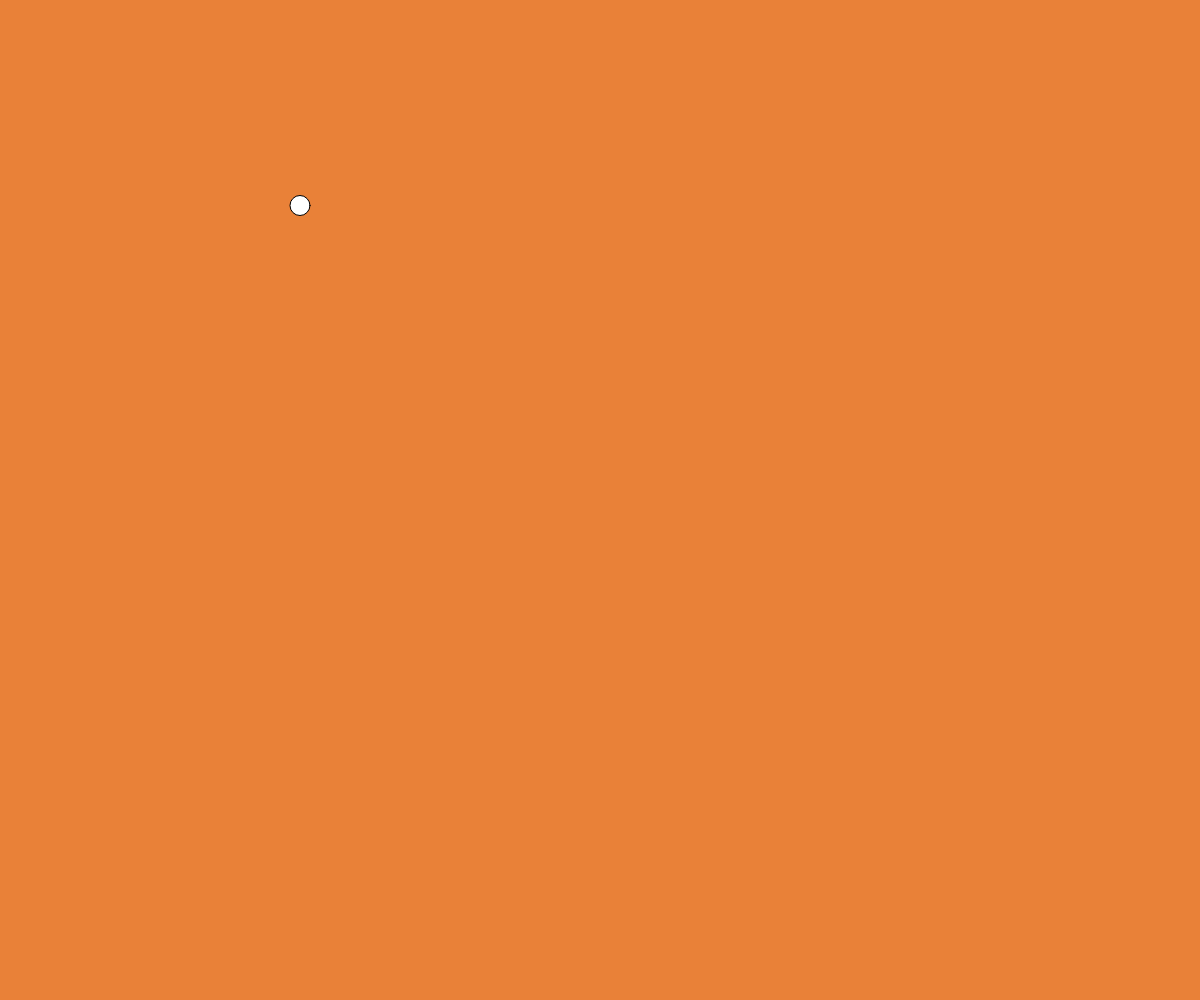
Frame 1 (no input)
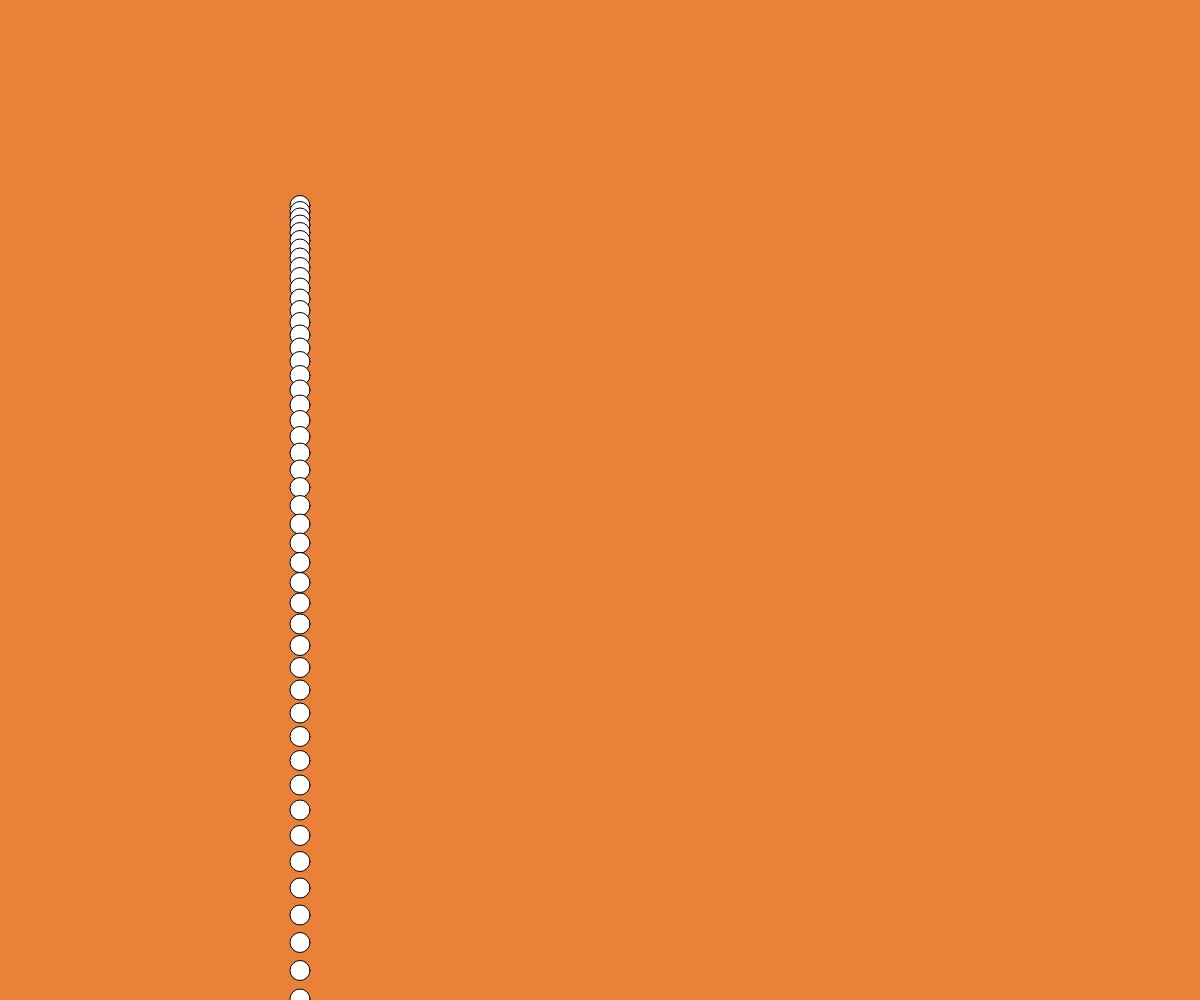
Frame 60 (no input)
Frame 120 (the mouse pressed at the canvas centre since frame 60): identical to frame 60, image omitted

The p5.js sketch that drew these frames (run headless with seeded random() and noise() and a simulated clock; from frame 60 on, the mouse is pressed at the canvas centre):

// p5.js sketch
// ── sketch.js
//필요한 변수들 설정 및 선언
let rad = 10;  //입자 반지름
let xpos, ypos, vx, vy, ax, ay, dt;  //운동 관련 필요 변수들

//화면 구성 및 입자에 대한 설정
function setup() {
	createCanvas(windowWidth, windowHeight);  //화면 크기
	background(233,129,56);  //배경 색(위치를 어디에 둘지 고민해 보기)
	ellipseMode(RADIUS);  //반지름을 기준으로 타원그리기
	xpos = windowWidth/4;  //x의 초기값
    ypos = windowHeight/5;  //y의 초기값
	vy = 50;	 //y방향 초기속도
	ay = 50; //0.5;	 //y방향 초기 가속도
    dt = 0.1;  //시간간격
}

//반복적 작동 부분
function draw() {
	vy += ay*dt;  //y방향 초기 가속도
	ypos += vy*dt;  //y방향 초기 가속도
	ellipse(xpos, ypos, rad, rad);
}
